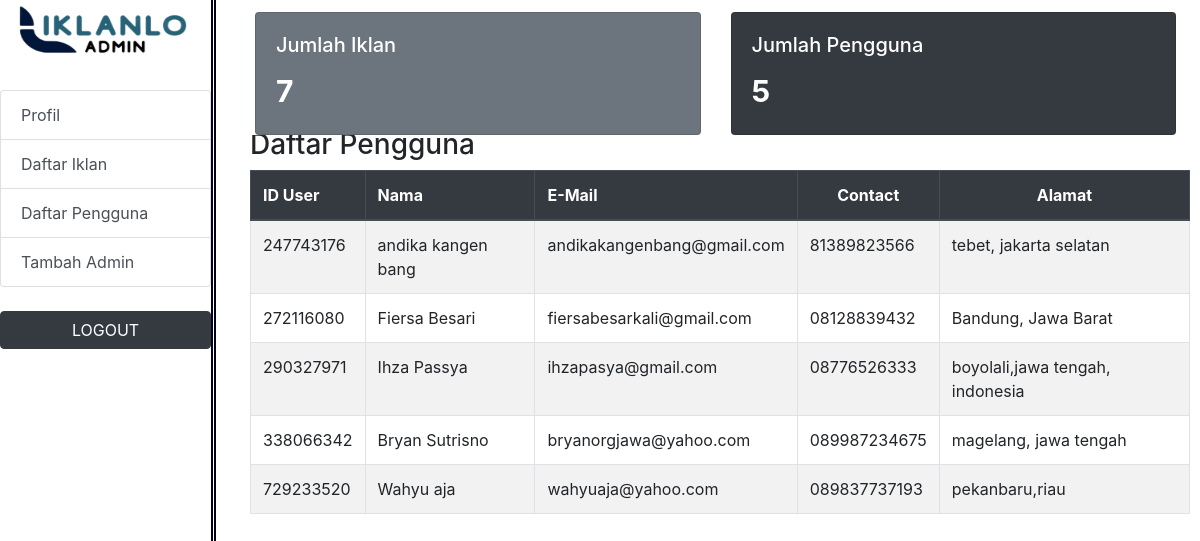
The app's page /admin/daftar_user.php (signed in) with its own data.
### tables this page shows
CREATE TABLE `user` (
  `id_user` int(10) NOT NULL,
  `username_user` varchar(20) DEFAULT NULL,
  `pass_user` varchar(25) DEFAULT NULL,
  `nama` varchar(50) DEFAULT NULL,
  `email` varchar(50) NOT NULL,
  `alamat` varchar(300) DEFAULT NULL,
  `telp` varchar(15) NOT NULL
);

### admin/daftar_user.php (the view, shortened to what this page needs)
<?php
  	include "db.php";
  	$query = mysqli_query($conn,"SELECT * FROM user");
  	$sql_iklan = "SELECT * FROM barang";
	$query_iklan = mysqli_query($conn,$sql_iklan);
	$count_iklan = mysqli_num_rows($query_iklan);
	$sql_user = "SELECT * FROM user";
	$query_user = mysqli_query($conn,$sql_user);
	$count_user = mysqli_num_rows($query_user);
?>
<!DOCTYPE html>
<html>
<head>
	<link rel="stylesheet" type="text/css" href="css/bootstrap.css">
	<link rel="stylesheet" type="text/css" href="template.css">
</head>
<body>
	<div class="menu">
		<img src="pic/logo.png" width="195" height="60" style="margin-left: auto; margin-right: auto;">
		<ul class="list-group" style="margin-top: 30px;">
  			<a href="home.php" class="list-group-item list-group-item-action">Profil</a>
  			<a href="daftar_iklan.php" class="list-group-item list-group-item-action">Daftar Iklan</a>
  			<a href="daftar_user.php" class="list-group-item list-group-item-action">Daftar Pengguna</a>
  			<a href="admin_form.php" class="list-group-item list-group-item-action">Tambah Admin</a>
		</ul><br>
		<center>
			<a href="logout_admin.php" class="btn btn-dark btn-block" role="button">LOGOUT</a>
		</center>
	</div>
	<div class="content">
		<div class="row fixed-top " style="margin-left: 20%; padding-right: 2%; padding-top: 1%; background: white;">
  			<div class="col-sm-6 ">
    			<div class="card text-white bg-secondary ">
      				<div class="card-body">
        				<h5 class="card-title">Jumlah Iklan</h5>
        				<strong><p class="card-text" style="font-size: 30px"><?php echo "$count_iklan"; ?></p></strong>
      				</div>
    			</div>
  			</div>
  			<div class="col-sm-6">
    			<div class="card text-white bg-dark">
      				<div class="card-body">
        				<h5 class="card-title">Jumlah Pengguna</h5>
        				<strong><p class="card-text" style="font-size: 30px"><?php echo "$count_user"; ?></p></strong>
      				</div>
    			</div>
  			</div>
		</div>
		<br>
		<h3 style="margin-top: 10%">Daftar Pengguna</h3>
      <table  class="table table-striped table-bordered" bgcolor="white">
        <thead class="thead-dark">
          <th>ID User</th>
          <th>Nama</th>
          <th>E-Mail</th>
          <th><center>Contact</center></th>
          <th><center>Alamat</center></th>
        </thead>
		    <tbody>
		      <?php while ($row = mysqli_fetch_array($query)){ ?>
            <tr>
              <td><?php echo $row["id_user"]; ?></td>
              <td><?php echo $row["nama"]; ?></td>
              <td><?php echo $row["email"]; ?></td>
              <td><?php echo $row["telp"]; ?></td>
              <td><?php echo $row["alamat"]; ?></td>
            </tr>
          <?php } ?>
        </tbody>
      </table>
	</div>
</body>
</html>

### admin/template.css (style rules this page uses)
.menu { width: 18%; position: fixed; top: 0; left: 0; float: left; height: 100%; border-right: 5px double #05031a; }
.content { margin-left: 20%; padding: 10px; }

### records on screen
user: id_user "247743176", nama "andika kangen bang", email "andikakangenbang@gmail.com", telp "81389823566", alamat "tebet, jakarta selatan"
user: id_user "272116080", nama "Fiersa Besari", email "fiersabesarkali@gmail.com", telp "08128839432", alamat "Bandung, Jawa Barat"
user: id_user "290327971", nama "Ihza Passya", email "ihzapasya@gmail.com", telp "08776526333", alamat "boyolali,jawa tengah, indonesia"
user: id_user "338066342", nama "Bryan Sutrisno", email "bryanorgjawa@yahoo.com", telp "089987234675", alamat "magelang, jawa tengah"
user: id_user "729233520", nama "Wahyu aja", email "wahyuaja@yahoo.com", telp "089837737193", alamat "pekanbaru,riau"

### other values on screen
$count_iklan "7"
$count_user "5"
